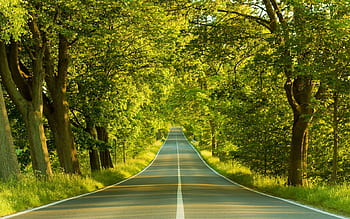
#> input picture Image Processing/class - 8/image.png, 350 x 219 px, found by its file name
$ jupyter execute assignment_8.ipynb
#> lines starting #> are read from the running program, lines starting #| are printed output that depends on the picture
Q1. Contribution of filtering in the given applications

Answer
Noise Reduction: Removes unwanted noise using filters like Gaussian, Median, or Low-pass.
Feature Extraction: Highlights critical patterns with Gabor, Wavelet, or LoG filters.
Edge Detection: Identifies object boundaries using Sobel, Canny, or Prewitt filters.
Object Recognition: Enhances object detection with Convolutional, Gabor, or Haar filters.
Enhancing Image: Improves sharpness and contrast using Unsharp Masking, Bilateral, or Histogram Equalization

2. Make a custom filter and apply it on an image. Explain it's purpose

[cell 1]
import cv2 as cv
import numpy as np
import matplotlib.pyplot as plt

[cell 2]
ar = [
    [1,1,1],
    [1,1,1],
    [1,1,1]

]

kernel = np.array(ar, dtype = np.float32)
print(kernel)

[cell 3]
img = cv.imread(r'D:\Reserach\Deep Learning with Computer Vision\class - 8\image.png')
#> img is the input picture: shape (219, 350, 3); mean B, G, R 30.4, 106.3, 102.6
img = cv.cvtColor(img, cv.COLOR_BGR2RGBA)
#> img: shape (219, 350, 4)

kernel1 = np.ones((3,3), np.float32) /9
blur1 = cv.filter2D(img, -1, kernel1)
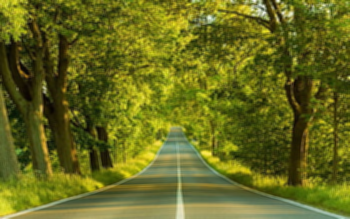
#> blur1: shape (219, 350, 4); mean R, G, B, A 102.6, 106.3, 30.4, 255

kernel2 = np.ones((7,7), np.float32)/49
blur2 = cv.filter2D(img, -1, kernel2)
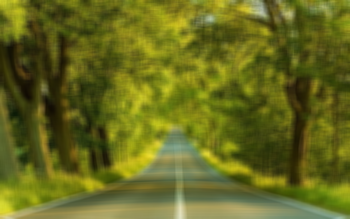
#> blur2: shape (219, 350, 4); mean R, G, B, A 102.6, 106.2, 30.4, 255

plt.figure(figsize=(15,5))

plt.subplot(131)
plt.imshow(img)
plt.title('Orginal Image')
plt.axis('off')

plt.subplot(132)
plt.imshow(blur1)
plt.title('Averaging 3X3')
plt.axis('off')

plt.subplot(133)
plt.imshow(blur2)
plt.title('Averaging 7X7')
plt.axis('off')
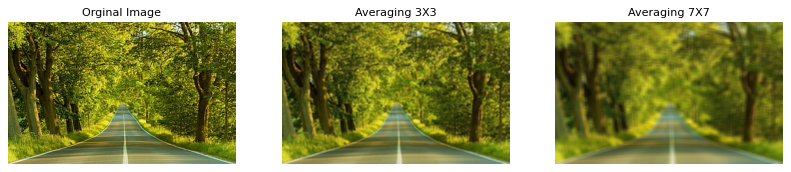
#> figure drawn by matplotlib, 3 panels

[cell 4]
blur_image = cv.blur(img, (3,3))
blur_image2 = cv.blur(img, (7,7))

plt.figure(figsize=(15,5))

plt.subplot(131)
plt.imshow(img)
plt.title('Orginal Image ')
plt.axis('off')


plt.subplot(132)
plt.imshow(blur_image)
plt.title('Averaging 3X3')
plt.axis('off')


plt.subplot(133)
plt.imshow(blur_image2)
plt.title('Averaging 7X7')
plt.axis('off')

$ run again, with Image Processing/class - 8/658ffef26521538afcea90cc64da6fce.jpg saved as Image Processing/class - 8/image.png
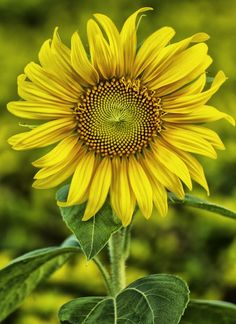
#> input picture Image Processing/class - 8/658ffef26521538afcea90cc64da6fce.jpg, 236 x 324 px, found by its file name
#> img is the input picture: shape (324, 236, 3); mean B, G, R 20.8, 129.3, 129.2
#> img: shape (324, 236, 4)
#> `blur2 = cv.filter2D(img, -1, kernel2)`:
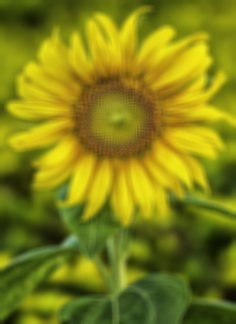
#> blur2: shape (324, 236, 4); mean R, G, B, A 129.2, 129.3, 20.8, 255
#> `[cell 3] img = cv.imread(r'D:\Reserach\Deep Learning with Computer Vis..`:
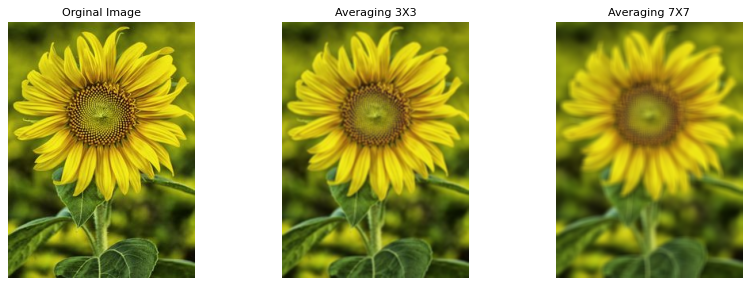
#> figure drawn by matplotlib, 3 panels
